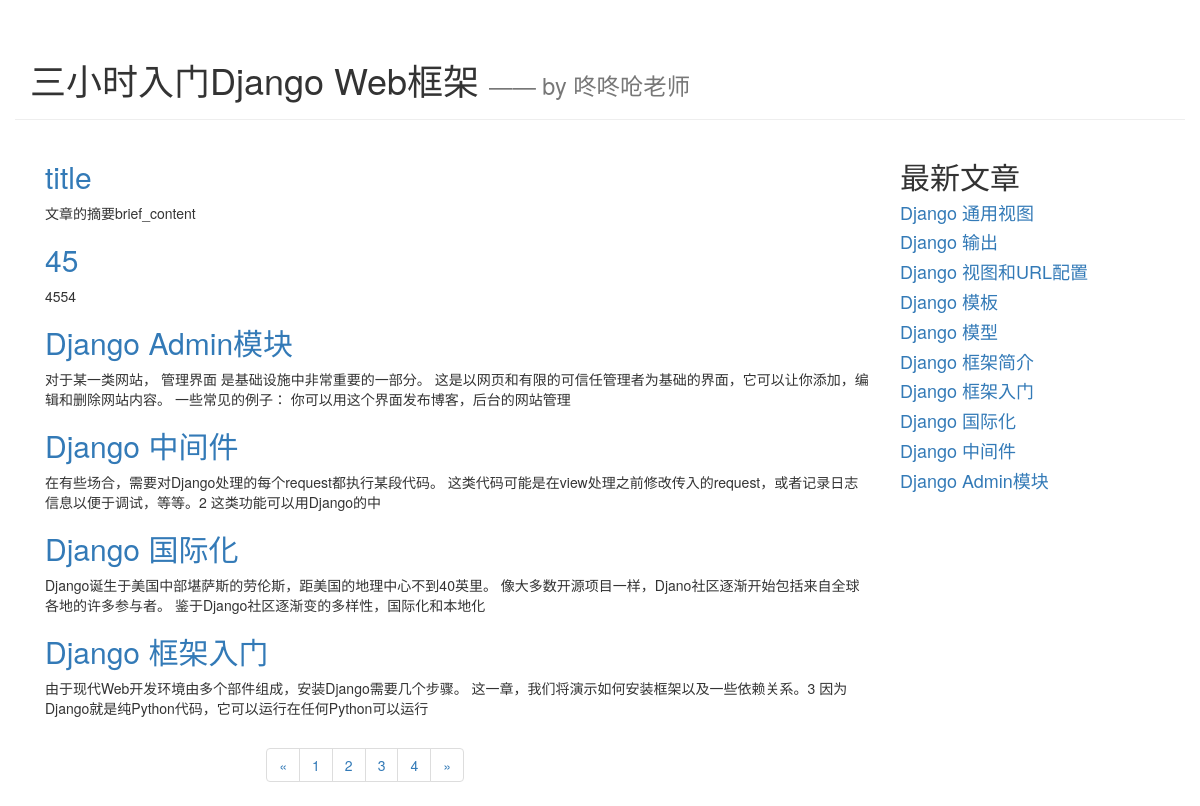
The app's page /blog/index with its own data.
### blog/models.py (models this page shows, shortened)
class Article(models.Model):
    article_id = models.AutoField(primary_key=True)
    title = models.TextField()
    brief_content = models.TextField()
    content = models.TextField()
    publish_date = models.DateTimeField(auto_now=True)

### blog/views.py (the view)
# urls.py: path('index', blog.views.get_index_page),
def get_index_page(request):
    page = request.GET.get('page')
    if page:
        page = int(page)
    else:
        page = 1
    print('page param: ', page)
    all_article = Article.objects.all()
    top10_article_list = Article.objects.order_by('-publish_date')[:10]
    paginator = Paginator(all_article, 6)
    page_num = paginator.num_pages
    print('page num:', page_num)
    page_article_list = paginator.page(page)
    if page_article_list.has_next():
        next_page = page + 1
    else:
        next_page = page
    if page_article_list.has_previous():
        previous_page = page - 1
    else:
        previous_page = page
    return render(request, 'blog/index.html',
                  {
                      'article_list': page_article_list,
                      'page_num': range(1, page_num + 1),
                      'curr_page': page,
                      'next_page': next_page,
                      'previous_page': previous_page,
                      'top10_article_list': top10_article_list
                  }
                )

### blog/templates/blog/index.html (shortened to what this page needs)
<!DOCTYPE html>
<html lang="en">
<head>
    <link rel="stylesheet" href="https://cdn.jsdelivr.net/npm/bootstrap@3.3.7/dist/css/bootstrap.min.css"
>
</head>
<body>
<div class="container page-header">
    <h1>三小时入门Django Web框架
        <small> —— by 咚咚呛老师</small>
    </h1>
</div>
<div class="container page-body">
    <div class="col-md-9" role="main">
        <div class="body-main">
            {% for article in article_list %}
            <div>
                <h2><a href="/blog/detail/{{article.article_id}}">{{ article.title }}</a></h2>
                <p>
                    {{article.brief_content}}
                </p>
            </div>
            {% endfor %}
        </div>
        <div class="body-footer">
            <div class="col-md-4 col-md-offset-3">
                <nav aria-label="Page navigation">
                    <ul class="pagination">
                        <li>
                            <a href="/blog/index?page={{previous_page}}" aria-label="Previous">
                                <span aria-hidden="true">&laquo;</span>
                            </a>
                        </li>
                        {% for num in page_num %}
                        <li><a href="/blog/index?page={{num}}">{{ num }}</a></li>
                        {% endfor %}
                        <li>
                            <a href="/blog/index?page={{next_page}}" aria-label="Next">
                                <span aria-hidden="true">&raquo;</span>
                            </a>
                        </li>
                    </ul>
                </nav>
            </div>
        </div>
    </div>
    <div class="col-md-3" role="complementary">
        <div>
            <h2>最新文章</h2>
            {% for article in top10_article_list %}
            <h4><a href="/blog/detail/{{article.article_id}}">{{ article.title }}</a></h4>
            {% endfor %}
        </div>
    </div>
</div>
</body>
</html>

### records on screen
Article: title "title", brief_content "文章的摘要brief_content"
Article: title "45", brief_content "4554"
Article: title "Django Admin模块", brief_content "对于某一类网站， 管理界面 是基础设施中非常重要的一部分。 这是以网页和有限的可信任管理者为基础的界面，它可以让你添加，编辑和删除网站内容。 一些常见的例子： 你可以用这个界面发布博客，后台的网站管理"
Article: title "Django 中间件", brief_content "在有些场合，需要对Django处理的每个request都执行某段代码。 这类代码可能是在view处理之前修改传入的request，或者记录日志信息以便于调试，等等。2 这类功能可以用Django的中"
Article: title "Django 国际化", brief_content "Django诞生于美国中部堪萨斯的劳伦斯，距美国的地理中心不到40英里。 像大多数开源项目一样，Djano社区逐渐开始包括来自全球各地的许多参与者。 鉴于Django社区逐渐变的多样性，国际化和本地化"
Article: title "Django 框架入门", brief_content "由于现代Web开发环境由多个部件组成，安装Django需要几个步骤。 这一章，我们将演示如何安装框架以及一些依赖关系。3 因为Django就是纯Python代码，它可以运行在任何Python可以运行"
Article: title "Django 通用视图"
Article: title "Django 输出"
Article: title "Django 视图和URL配置"
Article: title "Django 模板"
Article: title "Django 模型"
Article: title "Django 框架简介"
Article: title "Django 框架入门"
Article: title "Django 国际化"
Article: title "Django 中间件"
Article: title "Django Admin模块"

### other values on screen
{{ num }} "1" "2" "3" "4"
